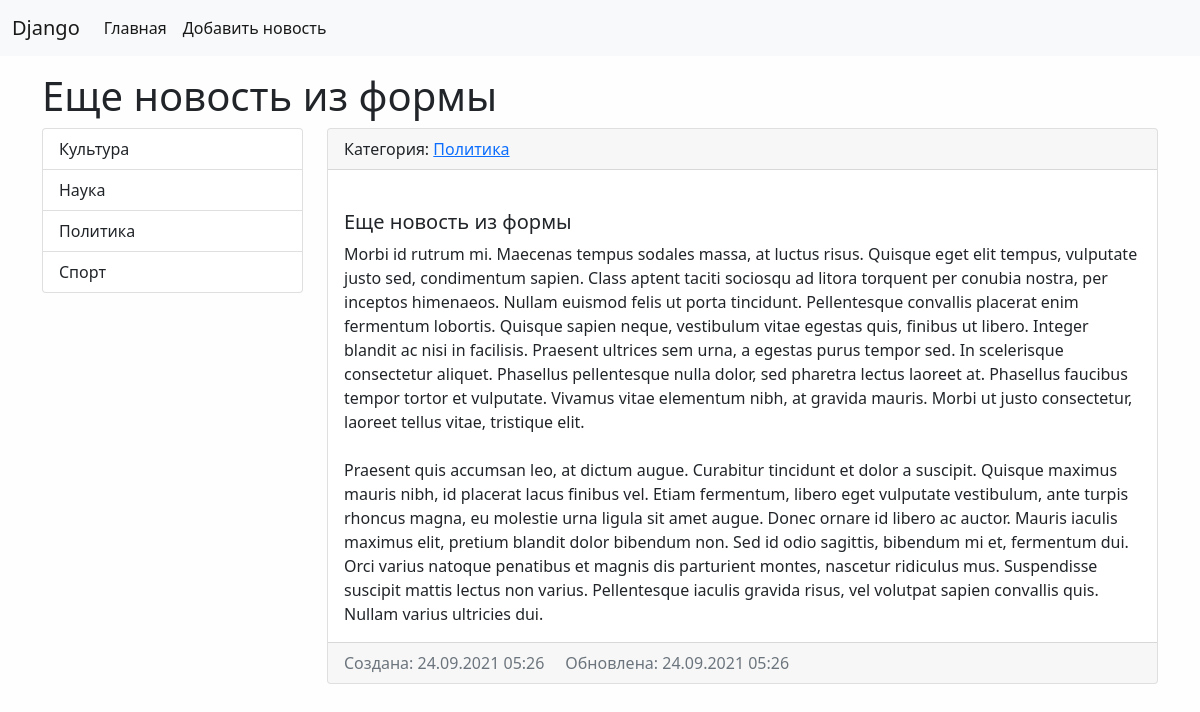
/news/12/, run on the app's committed database.
### news/models.py (models this page shows, shortened)
class News(models.Model):
    title = models.CharField(max_length=150, db_index=True, verbose_name='Наименование')
    content = models.TextField(blank=True, verbose_name='Содержимое')
    created_at = models.DateTimeField(auto_now_add=True, verbose_name='Создано')
    updated_at = models.DateTimeField(auto_now=True, verbose_name='Обновлено')
    photo = models.ImageField(upload_to='photos/%Y/%m/%d/', blank=True, verbose_name='Изображение')
    category = models.ForeignKey(Category, on_delete=models.PROTECT, verbose_name='Категория', null=True)
    is_published = models.BooleanField(default=True, verbose_name='Опубликовано')
    class Meta:
        verbose_name ='Новость'
        verbose_name_plural = 'Новости'
        ordering = ['-created_at']

class Category(models.Model):
    title = models.CharField(max_length=150, db_index=True, verbose_name='Наименование')
    def get_absolute_url(self):
        return reverse_lazy('category', kwargs={"category_id":self.pk})
    def __str__(self):
        return self.title
    class Meta:
        verbose_name = 'Категория'
        verbose_name_plural = 'Категории'
        ordering = ['title']

### news/views.py (the view)
# urls.py: path('news/<int:pk>/', ViewNews.as_view(), name='view_news'),
class ViewNews(DetailView):
    model = News
    context_object_name = 'news_item'

### news/templatetags/news_tags.py (called while the page is built)
@register.inclusion_tag('news/list_categories.html')
def show_categories(arg1='Hello', arg2='world'):
    categories = Category.objects.all()
    return {"categories": categories, "arg1": arg1, "arg2": arg2}

### news/templates/news/news_detail.html (shortened to what this page needs)
{% extends 'base.html' %}
{% block news_title %}
  <h1>{{ news_item.title }}</h1>
{% endblock %}}
{% block sidebar %}
    {% include 'inc/_sidebar.html' %}
{% endblock %}
{% block content %}
    <div class="card mb-3">
      <div class="card-header">
        Категория: <a href="{{ news_item.category.get_absolute_url }}">{{ news_item.category }}</a>
      </div>
      <div class="card-body">
        <h5 class="card-title">{{ news_item.title }}</h5>
        <p class="card-text">{{ news_item.content|linebreaksbr }}</p>
      </div>
      <div class="card-footer text-muted">
        <a>Создана: {{ news_item.created_at|date:"d.m.Y H:i" }}    </a>
        <a>Обновлена: {{ news_item.updated_at|date:"d.m.Y H:i" }}</a>
      </div>
    </div>
{% endblock %}

### news/templates/news/list_categories.html
<div class="list-group">
    {% for item in categories %}
    <a href="{{ item.get_absolute_url }}" class="list-group-item list-group-item-action">{{ item.title }}</a>
    {% endfor %}
</div>

### static/css/style.css (style rules this page uses)
body { background-color: #fefefe; }

### data on the page
News: title "Еще новость из формы", category "Политика", content "Morbi id rutrum mi. Maecenas tempus sodales massa, at luctus risus. Quisque eget elit tempus, vulputate justo sed, condimentum sapien. Class aptent taciti sociosqu ad litora torquent per conubia nostra, per inceptos himenaeos. Nullam euismod felis ut porta tincidunt. Pellentesque convallis placerat enim fermentum lobortis. Quisque sapien neque, vestibulum vitae egestas quis, finibus ut libero. Integer blandit ac nisi in facilisis. Praesent ultrices sem urna, a egestas purus tempor sed. In scelerisque consectetur aliquet. Phasellus pellentesque nulla dolor, sed pharetra lectus laoreet at. Phasellus faucibus tempor tortor et vulputate. Vivamus vitae elementum nibh, at gravida mauris. Morbi ut…", created_at "24.09.2021 05:26", updated_at "24.09.2021 05:26"
Category: title "Культура"
Category: title "Наука"
Category: title "Политика"
Category: title "Спорт"
